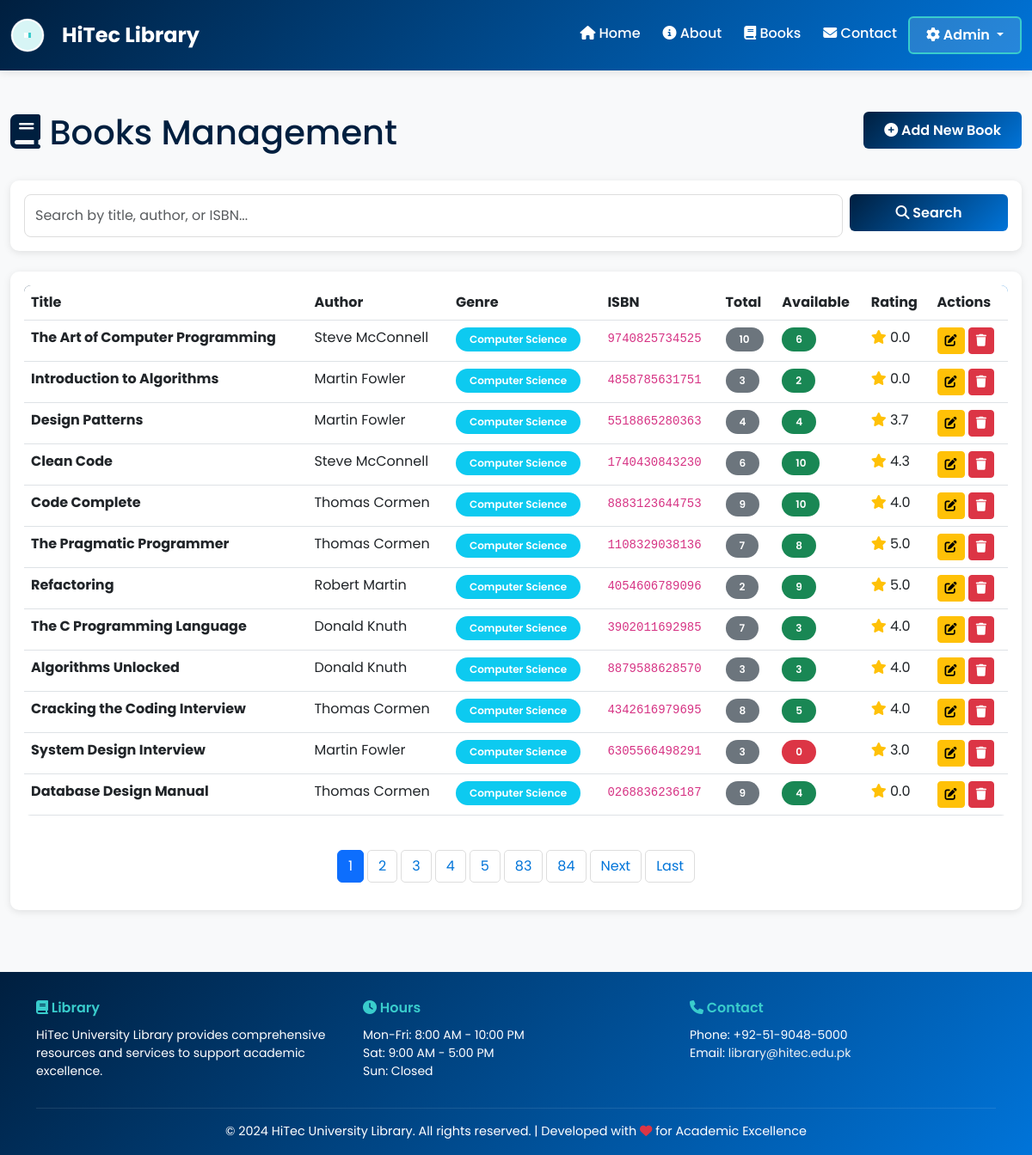
Screenshot of /admin/books (signed in) with the database file from the repository.
### app.py (models this page shows)
class Book(db.Model):
    id = db.Column(db.Integer, primary_key=True)
    title = db.Column(db.String(200), nullable=False)
    author = db.Column(db.String(150), nullable=False)
    isbn = db.Column(db.String(20), unique=True)
    genre = db.Column(db.String(50))
    year_published = db.Column(db.Integer)
    publisher = db.Column(db.String(150))
    total_copies = db.Column(db.Integer, default=1)
    available_copies = db.Column(db.Integer, default=1)
    cover_image = db.Column(db.String(500))
    description = db.Column(db.Text)
    average_rating = db.Column(db.Float, default=0.0)
    created_at = db.Column(db.DateTime, default=get_utc_now)
    loans = db.relationship('Loan', backref='book', lazy=True)
    reviews = db.relationship('Review', backref='book', lazy=True)

### app.py (the view, shortened to what this page needs)
@app.route('/admin/books')
@login_required
def admin_books():
    page = request.args.get('page', 1, type=int)
    search = request.args.get('search', '')
    query = Book.query
    books = query.paginate(page=page, per_page=ITEMS_PER_PAGE)
    return render_template('admin/books.html', books=books, search=search)

### app.py (called while the page is built)
def login_required(f):
    @wraps(f)
    def decorated_function(*args, **kwargs):
        if 'admin_id' not in session:
            flash('Please login to access this page', 'warning')
            return redirect(url_for('admin_login'))
        return f(*args, **kwargs)
    return decorated_function

### templates/admin/books.html (shortened to what this page needs)
{% extends "base.html" %}
{% block content %}
<div class="container-fluid py-4">
    <div class="row mb-4">
        <div class="col-md-8">
            <h1 class="text-primary">
                <i class="fas fa-book"></i> Books Management
            </h1>
        </div>
        <div class="col-md-4 text-end">
            <a href="/admin/books/add" class="btn btn-primary">
                <i class="fas fa-plus-circle"></i> Add New Book
            </a>
        </div>
    </div>
    <div class="card border-0 shadow-sm mb-4">
        <div class="card-body">
            <form method="GET" class="row g-2">
                <div class="col-md-10">
                    <input type="text" class="form-control" name="search" placeholder="Search by title, author, or ISBN..." value="{{ search }}">
                </div>
                <div class="col-md-2">
                    <button type="submit" class="btn btn-primary w-100">
                        <i class="fas fa-search"></i> Search
                    </button>
                </div>
            </form>
        </div>
    </div>
    <div class="card border-0 shadow-sm">
        <div class="card-body">
            {% if books.items %}
            <div class="table-responsive">
                <table class="table table-hover">
                    <thead>
                        <tr>
                            <th>Title</th>
                            <th>Author</th>
                            <th>Genre</th>
                            <th>ISBN</th>
                            <th>Total</th>
                            <th>Available</th>
                            <th>Rating</th>
                            <th>Actions</th>
                        </tr>
                    </thead>
                    <tbody>
                        {% for book in books.items %}
                        <tr>
                            <td>
                                <strong>{{ book.title[:40] }}</strong>
                            </td>
                            <td>{{ book.author }}</td>
                            <td>
                                {% if book.genre %}
                                <span class="badge bg-info">{{ book.genre }}</span>
                                {% else %}
                                <span class="text-muted">-</span>
                                {% endif %}
                            </td>
                            <td><code>{{ book.isbn or '-' }}</code></td>
                            <td>
                                <span class="badge bg-secondary">{{ book.total_copies }}</span>
                            </td>
                            <td>
                                {% if book.available_copies > 0 %}
                                <span class="badge bg-success">{{ book.available_copies }}</span>
                                {% else %}
                                <span class="badge bg-danger">0</span>
                                {% endif %}
                            </td>
                            <td>
                                <i class="fas fa-star text-warning"></i> {{ "%.1f"|format(book.average_rating) }}
                            </td>
                            <td>
                                <a href="/admin/books/{{ book.id }}/edit" class="btn btn-sm btn-warning">
                                    <i class="fas fa-edit"></i>
                                </a>
                                <form method="POST" action="/admin/books/{{ book.id }}/delete" style="display: inline;">
                                    <button type="submit" class="btn btn-sm btn-danger" onclick="return confirm('Are you sure?')">
                                        <i class="fas fa-trash"></i>
                                    </button>
                                </form>
                            </td>
                        </tr>
                        {% endfor %}
                    </tbody>
                </table>
            </div>
            {% if books.pages > 1 %}
            <nav aria-label="Page navigation" class="mt-4">
                <ul class="pagination justify-content-center">
                    {% for page_num in books.iter_pages() %}
                        {% if page_num %}
                            {% if page_num == books.page %}
                            <li class="page-item active">
                                <span class="page-link">{{ page_num }}</span>
                            </li>
                            {% else %}
                            <li class="page-item">
                                <a class="page-link" href="?page={{ page_num }}&search={{ search }}">{{ page_num }}</a>
                            </li>
                            {% endif %}
                        {% endif %}
                    {% endfor %}
                    {% if books.has_next %}
                    <li class="page-item">
                        <a class="page-link" href="?page={{ books.next_num }}&search={{ search }}">Next</a>
                    </li>
                    <li class="page-item">
                        <a class="page-link" href="?page={{ books.pages }}&search={{ search }}">Last</a>
                    </li>
                    {% endif %}
                </ul>
            </nav>
            {% endif %}
            {% else %}
            <div class="alert alert-info text-center py-4">
                <i class="fas fa-search fa-2x mb-2"></i>
                <p>No books found</p>
            </div>
            {% endif %}
        </div>
    </div>
</div>
{% endblock %}

### templates/base.html (style rules this page uses)
:root { --primary-color: #001f3f; --secondary-color: #0074D9; --accent-color: #39CCCC; --danger-color: #FF4136; --success-color: #2ECC40; --warning-color: #FF851B; --light-bg: #f8f9fa; --dark-text: #2c3e50; }
* { font-family: 'Poppins', sans-serif; }
body { background-color: var(--light-bg); color: var(--dark-text); }
.card { border: none; border-radius: 10px; box-shadow: 0 2px 8px rgba(0, 0, 0, 0.1); transition: all 0.3s ease; }
.btn-primary { background: linear-gradient(135deg, var(--primary-color) 0%, var(--secondary-color) 100%); border: none; font-weight: 600; padding: 0.6rem 1.5rem; transition: all 0.3s ease; }
.badge { padding: 0.5rem 1rem; font-weight: 600; border-radius: 20px; }
.form-control, .form-select { border: 1px solid #ddd; border-radius: 8px; padding: 0.75rem; transition: all 0.3s ease; }
.table { background: white; border-radius: 8px; overflow: hidden; }
.table thead { background: linear-gradient(135deg, var(--primary-color) 0%, var(--secondary-color) 100%); color: white; }
.table tbody tr { transition: all 0.3s ease; }
.pagination { gap: 5px; }
.page-link { color: var(--secondary-color); border: 1px solid #ddd; border-radius: 5px; }
.text-primary { color: var(--primary-color) !important; }
.shadow-sm { box-shadow: 0 2px 8px rgba(0, 0, 0, 0.1) !important; }

### rows the page displays
Book: title "The Art of Computer Programming", author "Steve McConnell", genre "Computer Science", isbn "9740825734525", total_copies "10", available_copies "6", average_rating "0.0"
Book: title "Introduction to Algorithms", author "Martin Fowler", genre "Computer Science", isbn "4858785631751", total_copies "3", available_copies "2", average_rating "0.0"
Book: title "Design Patterns", author "Martin Fowler", genre "Computer Science", isbn "5518865280363", total_copies "4", available_copies "4", average_rating "3.7"
Book: title "Clean Code", author "Steve McConnell", genre "Computer Science", isbn "1740430843230", total_copies "6", available_copies "10", average_rating "4.3"
Book: title "Code Complete", author "Thomas Cormen", genre "Computer Science", isbn "8883123644753", total_copies "9", available_copies "10", average_rating "4.0"
Book: title "The Pragmatic Programmer", author "Thomas Cormen", genre "Computer Science", isbn "1108329038136", total_copies "7", available_copies "8", average_rating "5.0"
Book: title "Refactoring", author "Robert Martin", genre "Computer Science", isbn "4054606789096", total_copies "2", available_copies "9", average_rating "5.0"
Book: title "The C Programming Language", author "Donald Knuth", genre "Computer Science", isbn "3902011692985", total_copies "7", available_copies "3", average_rating "4.0"
Book: title "Algorithms Unlocked", author "Donald Knuth", genre "Computer Science", isbn "8879588628570", total_copies "3", available_copies "3", average_rating "4.0"
Book: title "Cracking the Coding Interview", author "Thomas Cormen", genre "Computer Science", isbn "4342616979695", total_copies "8", available_copies "5", average_rating "4.0"
Book: title "System Design Interview", author "Martin Fowler", genre "Computer Science", isbn "6305566498291", total_copies "3", available_copies "0", average_rating "3.0"
Book: title "Database Design Manual", author "Thomas Cormen", genre "Computer Science", isbn "0268836236187", total_copies "9", available_copies "4", average_rating "0.0"

### other values shown
{{ page_num }} "1"
{{ page_num }} "2" "3" "4" "5" "83" "84"
